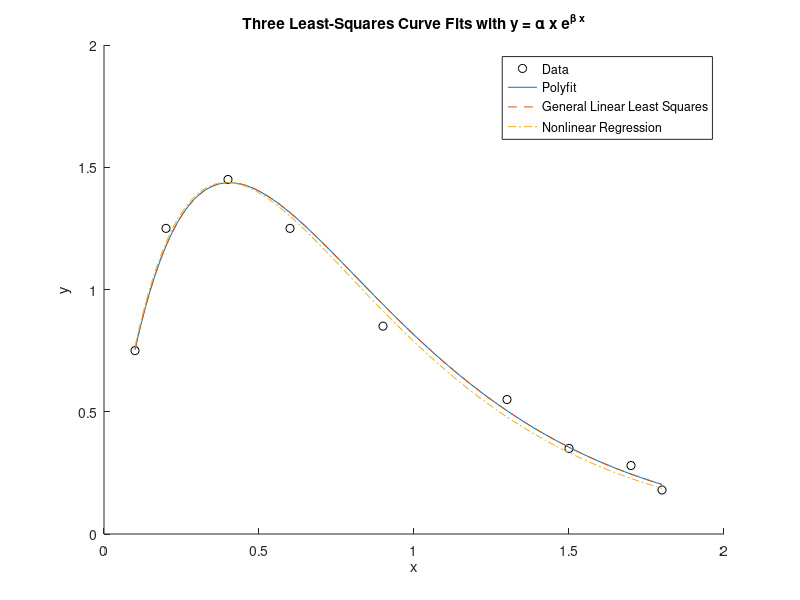

Reproduce this figure in MATLAB.
%Least Squares Curve Fitting Approaches
%
%Three approaches to fit the model
%
%    y = A*x*exp(B*x)
%
%to a data set using a least-squares curve fit.

clear all
x_dat = [0.1 0.2 0.4 0.6 0.9 1.3 1.5 1.7 1.8];
y_dat = [0.75 1.25 1.45 1.25 0.85 0.55 0.35 0.28 0.18];
y_model = @(x,A,B) A*x.*exp(B*x);

%%
%General Linear Least Squares with polyfit
y_lin = log(y_dat./x_dat); % log of array div y/x 
p = polyfit(x_dat, y_lin, 1); % polyfit finds coefficients for curve fit
alpha_polyfit = exp(p(2)); % p(2) us ln(A) so that needs exp(ln(A)) = A
beta_polyfit = p(1); % p(1) is B 
%fit quality
Sr = sum((y_dat-y_model(x_dat,alpha_polyfit,beta_polyfit)).^2);
St = sum((y_dat-mean(y_dat)).^2);
r_squared_polyfit = 1-Sr/St;

%%
%General Linear Least Squares with Left Division
y_lin = log(y_dat./x_dat); % log y/x
Z0 = ones(length(x_dat),1); % coeffs of ln(A)
Z1 = x_dat'; % coeffs of B
Z = [Z0, Z1]; 
c = Z\y_lin'; % results of ln(A) % B
alpha_GLLS = exp(c(1)); % c(1) is ln(A)
beta_GLLS = c(2); % c(2) is B
%fit quality
Sr = sum((y_dat-y_model(x_dat,alpha_GLLS,beta_GLLS)).^2);
St = sum((y_dat-mean(y_dat)).^2);
r_squared_GLLS = 1-Sr/St;

%%
%nonlinear regression
Sr_fun = @(a,xi,yi) sum((yi-y_model(xi,a(1),a(2))).^2);
a = fminsearch(Sr_fun,[1,1],[],x_dat,y_dat);
alpha_NR = a(1);
beta_NR = a(2);
answersA6 = [alpha_NR beta_NR];
%fit quality
Sr = sum((y_dat-y_model(x_dat,alpha_NR,beta_NR)).^2);
r_squared_NR = 1-Sr/St;

%%
%plot
figure(1)
hold on
x_m = linspace(min(x_dat),max(x_dat));
plot(x_dat,y_dat,'ko',x_m,y_model(x_m,alpha_polyfit,beta_polyfit),'-')
plot(x_m,y_model(x_m,alpha_GLLS,beta_GLLS),'--')
plot(x_m,y_model(x_m,alpha_NR,beta_NR),'-.')
title('Three Least-Squares Curve Fits with y = \alpha x e^{\beta x}')
xlabel('x')
ylabel('y')
legend('Data','Polyfit','General Linear Least Squares','Nonlinear Regression')


